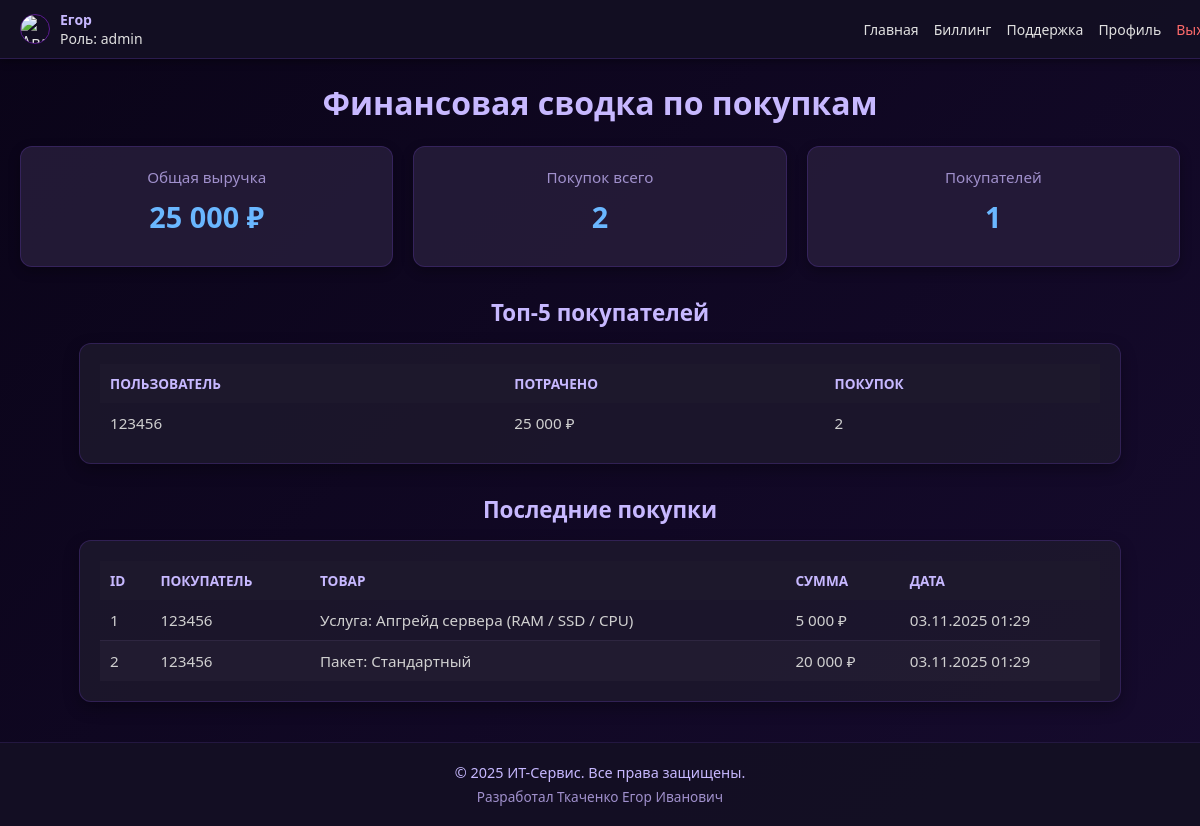
Screenshot of /pages/view_billing_summary.php (signed in) with the database file from the repository.
### tables this page shows
CREATE TABLE `purchases` (
  `id` int(11) NOT NULL AUTO_INCREMENT,
  `user_id` int(11) NOT NULL,
  `item_type` enum('service','package') NOT NULL,
  `service_id` int(11) DEFAULT NULL,
  `package_id` int(11) DEFAULT NULL,
  `price` decimal(10,2) NOT NULL,
  `purchased_at` datetime DEFAULT current_timestamp(),
  PRIMARY KEY (`id`),
  KEY `user_id` (`user_id`),
  CONSTRAINT `purchases_ibfk_1` FOREIGN KEY (`user_id`) REFERENCES `users` (`id`) ON DELETE CASCADE
);

CREATE TABLE `users` (
  `id` int(11) NOT NULL AUTO_INCREMENT,
  `username` varchar(100) NOT NULL,
  `password_hash` varchar(255) NOT NULL,
  `email` varchar(255) DEFAULT NULL,
  `referral_code` varchar(255) DEFAULT NULL,
  `role` enum('admin','engineer','manager','user','db_admin','guest') DEFAULT 'user',
  `created_at` datetime DEFAULT current_timestamp(),
  `password_created_at` datetime DEFAULT current_timestamp(),
  `avatar` varchar(255) DEFAULT 'imang/default.png',
  `last_verification_code_sent_at` datetime DEFAULT NULL,
  PRIMARY KEY (`id`),
  UNIQUE KEY `username` (`username`),
  UNIQUE KEY `referral_code` (`referral_code`)
);

CREATE TABLE `services` (
  `id` int(11) NOT NULL AUTO_INCREMENT,
  `name` varchar(255) NOT NULL,
  `price` int(11) NOT NULL,
  `description` text DEFAULT NULL,
  `sort_order` int(11) DEFAULT 0,
  PRIMARY KEY (`id`)
);

CREATE TABLE `tariff_plans` (
  `id` int(11) NOT NULL AUTO_INCREMENT,
  `name` varchar(100) NOT NULL,
  `slug` varchar(50) NOT NULL,
  `price` int(11) NOT NULL,
  `description` text DEFAULT NULL,
  `features` text DEFAULT NULL,
  `is_recommended` tinyint(1) DEFAULT 0,
  `sort_order` int(11) DEFAULT 0,
  PRIMARY KEY (`id`),
  UNIQUE KEY `slug` (`slug`)
);

### pages/view_billing_summary.php (the view, shortened to what this page needs)
<?php
require_once '../config.php';
try {
    $pdo = new PDO("mysql:host=$host;dbname=$dbname;charset=utf8", $username, $password);
    $pdo->setAttribute(PDO::ATTR_ERRMODE, PDO::ERRMODE_EXCEPTION);
    $stmt = $pdo->query("SELECT SUM(price) FROM purchases");
    $total_revenue = $stmt->fetchColumn() ?: 0;
    $stmt = $pdo->query("SELECT COUNT(*) FROM purchases");
    $total_purchases = $stmt->fetchColumn();
    $stmt = $pdo->query("SELECT COUNT(DISTINCT user_id) FROM purchases");
    $unique_customers = $stmt->fetchColumn();
    $stmt = $pdo->prepare("
        SELECT u.username, SUM(p.price) AS total_spent, COUNT(p.id) AS purchase_count
        FROM purchases p
        JOIN users u ON p.user_id = u.id
        GROUP BY p.user_id
        ORDER BY total_spent DESC
        LIMIT 5
    ");
    $stmt->execute();
    $top_customers = $stmt->fetchAll(PDO::FETCH_ASSOC);
    $stmt = $pdo->prepare("
        SELECT p.id, p.price, p.purchased_at, p.item_type,
               s.name AS service_name,
               t.name AS package_name,
               u.username AS buyer
        FROM purchases p
        LEFT JOIN services s ON p.service_id = s.id
        LEFT JOIN tariff_plans t ON p.package_id = t.id
        JOIN users u ON p.user_id = u.id
        ORDER BY p.purchased_at DESC
        LIMIT 10
    ");
    $stmt->execute();
    $recent_purchases = $stmt->fetchAll(PDO::FETCH_ASSOC);
} catch (PDOException $e) {
    die("Ошибка БД: " . htmlspecialchars($e->getMessage()));
}
?>
<!DOCTYPE html>
<html lang="ru">
<head>
    <link rel="stylesheet" href="../css/guest.css">
    <link rel="stylesheet" href="../css/userbar.css">
    <link rel="stylesheet" href="../css/view_billing_summary.css">
</head>
<body>
<div class="user-panel">
    <img src="<?= htmlspecialchars($_SESSION['avatar'] ?? '../imang/default.png') ?>" alt="Аватарка">
    <div class="user-info">
        <strong><?= htmlspecialchars($_SESSION['username'] ?? 'Менеджер') ?></strong><br>
        <span class="role">Роль: <?= htmlspecialchars($_SESSION['role']) ?></span>
    </div>
    <div class="user-menu">
        <a href="manager_dashboard.php">Главная</a>
        <a href="view_billing_summary.php">Биллинг</a>
        <a href="support_tickets_all.php">Поддержка</a>
        <a href="edit_profile.php">Профиль</a>
        <a href="../logout.php" class="logout">Выход</a>
    </div>
</div>
<div class="content-wrapper">
    <h1 style="text-align: center; color: #c7b8ff;">Финансовая сводка по покупкам</h1>
    <div class="summary-grid">
        <div class="summary-card">
            <div class="summary-label">Общая выручка</div>
            <div class="summary-value"><?= number_format($total_revenue, 0, '', ' ') ?> ₽</div>
        </div>
        <div class="summary-card">
            <div class="summary-label">Покупок всего</div>
            <div class="summary-value"><?= $total_purchases ?></div>
        </div>
        <div class="summary-card">
            <div class="summary-label">Покупателей</div>
            <div class="summary-value"><?= $unique_customers ?></div>
        </div>
    </div>
    <h2 class="section-title">Топ-5 покупателей</h2>
    <div class="table-container">
        <table>
            <thead>
                <tr>
                    <th>Пользователь</th>
                    <th>Потрачено</th>
                    <th>Покупок</th>
                </tr>
            </thead>
            <tbody>
                <?php if (empty($top_customers)): ?>
                    <tr><td colspan="3" style="text-align: center; color: #aaa;">Нет данных</td></tr>
                <?php else: ?>
                    <?php foreach ($top_customers as $c): ?>
                        <tr>
                            <td><?= htmlspecialchars($c['username']) ?></td>
                            <td><?= number_format($c['total_spent'], 0, '', ' ') ?> ₽</td>
                            <td><?= $c['purchase_count'] ?></td>
                        </tr>
                    <?php endforeach; ?>
                <?php endif; ?>
            </tbody>
        </table>
    </div>
    <h2 class="section-title">Последние покупки</h2>
    <div class="table-container">
        <table>
            <thead>
                <tr>
                    <th>ID</th>
                    <th>Покупатель</th>
                    <th>Товар</th>
                    <th>Сумма</th>
                    <th>Дата</th>
                </tr>
            </thead>
            <tbody>
                <?php if (empty($recent_purchases)): ?>
                    <tr><td colspan="5" style="text-align: center; color: #aaa;">Нет покупок</td></tr>
                <?php else: ?>
                    <?php foreach ($recent_purchases as $p): ?>
                        <tr>
                            <td><?= $p['id'] ?></td>
                            <td><?= htmlspecialchars($p['buyer']) ?></td>
                            <td>
                                <?php if ($p['item_type'] === 'service'): ?>
                                    Услуга: <?= htmlspecialchars($p['service_name']) ?>
                                <?php else: ?>
                                    Пакет: <?= htmlspecialchars($p['package_name']) ?>
                                <?php endif; ?>
                            </td>
                            <td><?= number_format($p['price'], 0, '', ' ') ?> ₽</td>
                            <td><?= date('d.m.Y H:i', strtotime($p['purchased_at'])) ?></td>
                        </tr>
                    <?php endforeach; ?>
                <?php endif; ?>
            </tbody>
        </table>
    </div>
</div>
<?php include '../footer.php'; ?>
</body>
</html>

### css/guest.css (style rules this page uses)
body { background: linear-gradient(135deg, #0a0418, #160b2e); color: #e0e0e0; font-family: 'Segoe UI', Tahoma, Geneva, Verdana, sans-serif; margin: 0; padding: 0; min-height: 100vh; display: flex; flex-direction: column; }

### css/userbar.css (style rules this page uses)
.user-panel { position: fixed; top: 0; left: 0; width: 100%; background: rgba(20, 15, 35, 0.95); padding: 10px 20px; display: flex; align-items: center; gap: 10px; z-index: 1000; border-bottom: 1px solid rgba(100, 60, 180, 0.3); box-shadow: 0 2px 8px rgba(0, 0, 0, 0.4); }
.user-panel img { width: 28px; height: 28px; border-radius: 50%; object-fit: cover; border: 1px solid #5a1a8f; }
.user-panel .user-info { font-size: 14px; color: #e0e0e0; }
.user-panel .user-info strong { color: #c7b8ff; }
.user-panel .user-menu { margin-left: auto; display: flex; gap: 15px; }
.user-panel .user-menu a { color: #e0e0e0; text-decoration: none; font-size: 14px; transition: color 0.2s ease; }
.user-panel .user-menu a.logout { color: #ff6b6b; }
.content-wrapper { margin-top: 60px; padding: 0 20px; }

### css/view_billing_summary.css (style rules this page uses)
.summary-grid { display: grid; grid-template-columns: repeat(auto-fit, minmax(200px, 1fr)); gap: 20px; margin: 20px 0 30px; }
.summary-card { background: rgba(40, 30, 60, 0.8); border: 1px solid rgba(100, 60, 180, 0.3); border-radius: 12px; padding: 20px; text-align: center; box-shadow: 0 4px 12px rgba(0,0,0,0.3); }
.summary-value { font-size: 1.8rem; font-weight: bold; color: #6ab7ff; margin: 10px 0; }
.summary-label { color: #a090cc; font-size: 0.95rem; }
.section-title { color: #c7b8ff; margin: 30px 0 15px; font-size: 1.4rem; text-align: center; }
.table-container { max-width: 1000px; margin: 0 auto; background: rgba(30, 25, 45, 0.8); border-radius: 12px; padding: 20px; border: 1px solid rgba(100, 60, 180, 0.3); box-shadow: 0 6px 16px rgba(0,0,0,0.3); }
table { width: 100%; border-collapse: collapse; color: #d0d0d0; font-size: 0.95rem; }
th { background: rgba(30, 25, 45, 0.95); color: #c7b8ff; padding: 10px; text-align: left; font-weight: 600; text-transform: uppercase; font-size: 0.85rem; }
td { padding: 10px; border-bottom: 1px solid rgba(100, 80, 130, 0.2); }
tr:last-child td { border-bottom: none; }
tr:nth-child(even) { background: rgba(40, 35, 55, 0.5); }

### rows the page displays
purchases: id "1", user.username "123456", service.name "Апгрейд сервера (RAM / SSD / CPU)", price "5 000", purchased_at "03.11.2025 01:29"
purchases: id "2", user.username "123456", tariff_plans.name "Стандартный", price "20 000", purchased_at "03.11.2025 01:29"

### other values shown
$_SESSION['username'] "Егор"
$_SESSION['role'] "admin"
$total_revenue "25 000"
$total_purchases "2"
$unique_customers "1"
$c['username'] "123456"
$c['total_spent'] "25 000"
$c['purchase_count'] "2"
